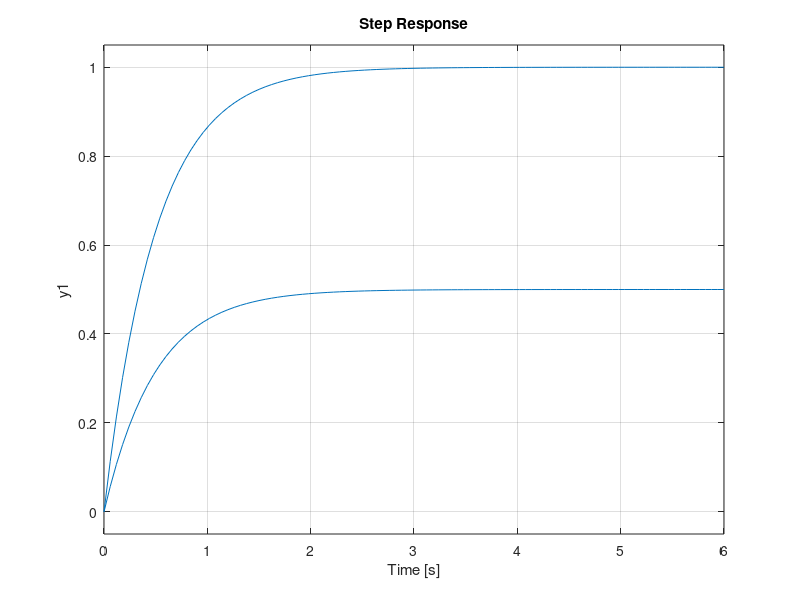

The MATLAB source for this figure:
clear all
clc

%define state matrices 
A = [0 1; 2 -1];
B = [1; 0];
C = [1 0];
D = 0;

% create state space object
sys = ss(A, B, C, D);

%check open loop eigenvalues
E = eig(A);

%desired closed loop eigenvalues
P = [-2 -1];

%solve for K using pole placement
K = place(A, B, P);

%check for closed loop eigenvalues
Acl = A - B*K;
Ecl = eig(Acl);

%create closed loop system
syscl = ss(Acl, B, C, D);

%check step response
step(syscl);
grid on
hold on

%solve for Kr for Normalization
Kdc = dcgain(syscl);
Kr = 1/Kdc;

%create scaled input closed loop system
syscl_scaled = ss(Acl, B*Kr, C, D);
step(syscl_scaled);
grid on